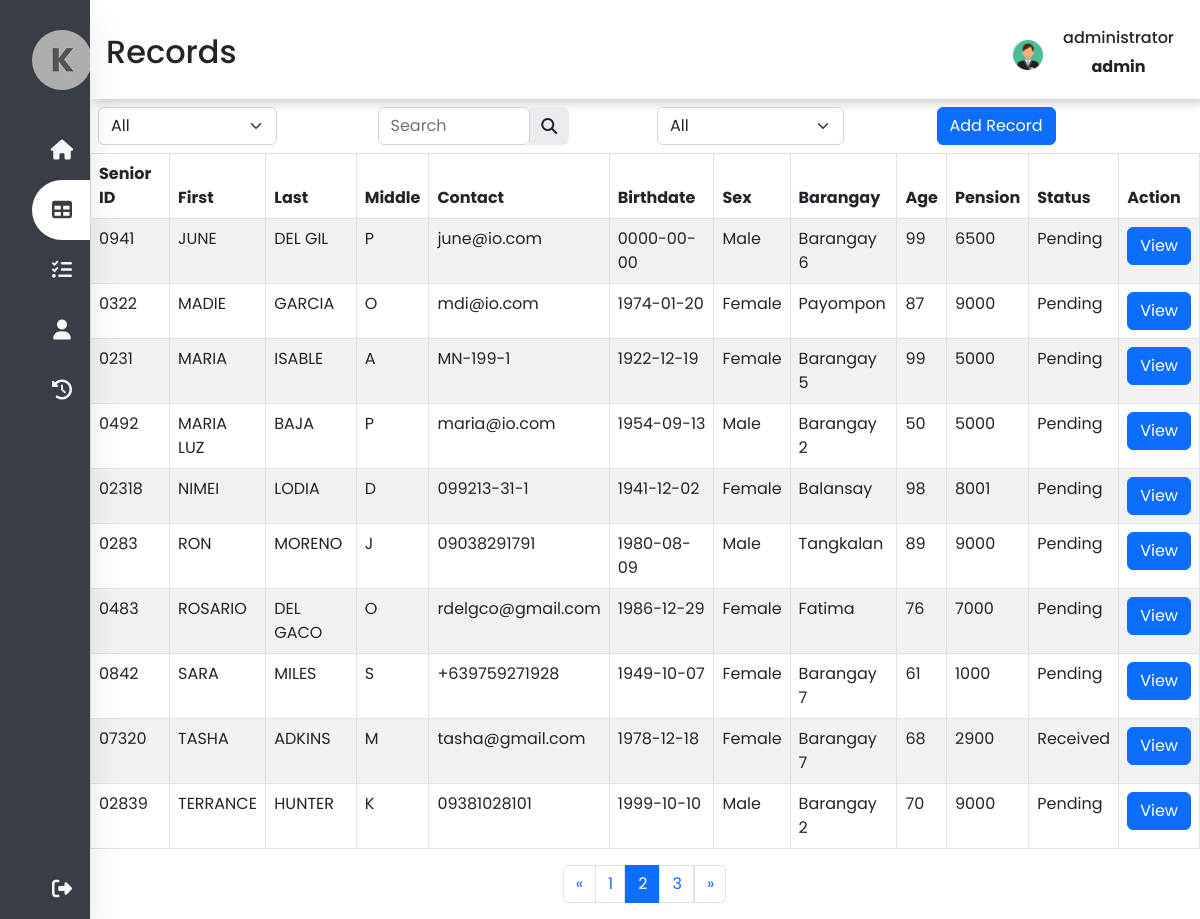
The page /deprecated/records.php?page=2 (signed in) on the database its author committed.
### tables this page shows
CREATE TABLE `tbl_records` (
  `id` int(11) NOT NULL,
  `fx_id` varchar(50) NOT NULL,
  `fx_firstname` varchar(50) NOT NULL,
  `fx_lastname` varchar(50) NOT NULL,
  `fx_middlename` varchar(50) NOT NULL,
  `fx_contact` varchar(150) NOT NULL,
  `fd_birthdate` date NOT NULL,
  `fx_gender` varchar(50) NOT NULL,
  `fx_barangay` varchar(150) NOT NULL,
  `fn_age` int(3) NOT NULL,
  `fn_pension` bigint(50) NOT NULL,
  `fn_status` varchar(50) NOT NULL,
  `life_status` varchar(150) NOT NULL
);

### deprecated/records.php (the view, shortened to what this page needs)
<?php
include('conn/connection.php');
$limit = isset($_SESSION['records-limit']) ? $_SESSION['records-limit'] : 10;
$page = isset($_GET['page']) ? $_GET['page'] : 1;
$paginationStart = ($page - 1) * $limit;
$records = $conn->query("SELECT * FROM tbl_records ORDER BY `tbl_records`.`fx_firstname` ASC LIMIT $paginationStart, $limit");
$allrecords = $records->fetch_all(MYSQLI_ASSOC);
$sql = $conn->query("SELECT count(id) AS id FROM tbl_records");
$custCount = $sql->fetch_all(MYSQLI_ASSOC);
$allRecrods = $custCount[0]['id'];
$totoalPages = ceil($allRecrods / $limit);
$prev = $page - 1;
$next = $page + 1;
if (isset($_SESSION['user_id']) && isset($_SESSION['user_name'])) {
?>
<!DOCTYPE html>
<html lang="en">
<head>
    <link href="https://cdn.jsdelivr.net/npm/bootstrap@5.2.2/dist/css/bootstrap.min.css" rel="stylesheet">
    <link rel="stylesheet" type="text/css" href="css/g_style.css">
    <link rel="stylesheet" type="text/css" href="css/records_style.css">
    <link rel="stylesheet" href="https://cdnjs.cloudflare.com/ajax/libs/font-awesome/6.2.0/css/all.min.css">
</head>
<body>
    <nav class="side-nav">
        <ul>
            <li>
                <a href="#" class="logo">
                    <img src="media/logo.jpg" alt="logo">
                </a>
            </li>
            <li><a href="dashboard.php" id="nav-list">
                    <i class="fas fa-home"></i>
                </a></li>
            <li><a href="#" class="active" id="nav-list">
                    <i class="fas fa-table"></i>
                </a></li>
            <li><a href="reports.php" id="nav-list">
                    <i class="fas fa-tasks"></i>
                </a></li>
            <li><a href="#" id="nav-list">
                    <i class="fas fa-user"></i>
                </a></li>
            <li><a href="activities.php" id="nav-list">
                    <i class="fas fa-solid fa-clock-rotate-left"></i>
                </a></li>
            <li><a href="function/logout.php" class="logout" id="nav-list">
                    <i class="fas fa-sign-out-alt"></i>
                </a></li>
        </ul>
    </nav>
    <div class="main-content">
        <header>
            <div class="header-title">
                <h2>
                    <label for="">
                        Records
                </h2>
            </div>
            <div class="user-wrapper">
                <img src="media/male.png" width="30px" height="30px" alt="user">
                <div>
                    <h6><span class="nav-item"><?php echo $_SESSION['user_name']; ?></span></h6>
                    <p><span class="nav-item"><?php echo $_SESSION['user_level']; ?></span></p>
                </div>
            </div>
        </header>
        <div class="container p-2">
            <div class="row" id="tbl_header">
                <div class="div-2 col-sm">
                    <select class="form-select" style="width: auto;">
                        <option>All</option>
                    </select>
                </div>
                <div class="div-1 col-sm">
                    <div class="input-group rounded w-75">
                        <input type="search" class="form-control rounded" placeholder="Search" aria-label="Search"
                            aria-describedby="search-addon" />
                        <span class="input-group-text border-0" id="search-addon">
                            <i class="fas fa-search"></i>
                        </span>
                    </div>
                </div>
                <div class="div-2.1 col-sm">
                    <select class="form-select" id="bselect" style="width: auto;">
                        <option>All</option>
                    </select>
                </div>
                <div class="div-3 col-sm">
                    <button type="button" class="btn btn-primary" data-bs-toggle="modal" data-bs-target="#myModal">Add
                        Record</button>
                </div>
            </div>
        </div>
        <div class="table-div t-1" id="container">
            <table id="datatable" class="table table-striped table-bordered">
                <thead>
                    <tr>
                        <th scope="col">Senior ID</th>
                        <th scope="col">First</th>
                        <th scope="col">Last</th>
                        <th scope="col">Middle</th>
                        <th scope="col">Contact</th>
                        <th scope="col">Birthdate</th>
                        <th scope="col">Sex</th>
                        <th scope="col">Barangay</th>
                        <th scope="col">Age</th>
                        <th scope="col">Pension</th>
                        <th scope="col">Status</th>
                        <th scope="col">Action</th>
                    </tr>
                </thead>
                <tbody>
                    <?php foreach($allrecords as $row) :  ?>
                    <tr>
                        <td id="sid"> <?php echo $row['fx_id']; ?> </td>
                        <td> <?php echo $row['fx_firstname']; ?> </td>
                        <td> <?php echo $row['fx_lastname']; ?> </td>
                        <td> <?php echo $row['fx_middlename']; ?> </td>
                        <td> <?php echo $row['fx_contact']; ?> </td>
                        <td> <?php echo $row['fd_birthdate']; ?> </td>
                        <td> <?php echo $row['fx_gender']; ?> </td>
                        <td> <?php echo $row['fx_barangay']; ?> </td>
                        <td> <?php echo $row['fn_age']; ?> </td>
                        <td> <?php echo $row['fn_pension']; ?> </td>
                        <td> <?php echo $row['fn_status']; ?> </td>
                        <td> <button id='<?php echo $row['fx_id']; ?>' class="view btn btn-primary"
                                style="width: auto;">View</button></td>
                    </tr>
                    <?php endforeach; ?>
                </tbody>
            </table>
        </div>
        <div class="d-flex justify-content-center">
            <ul class="pagination">
                <li class="page-item <?php if($page <= 1){ echo 'disabled'; } ?>">
                    <a class="page-link w-100"
                        href="<?php if($page <= 1){ echo '#'; } else { echo "?page=" . $prev; } ?>">
                        <span aria-hidden="true">&laquo;</span>
                    </a>
                </li>
                <?php for($i = 1; $i <= $totoalPages; $i++ ): ?>
                <li class="page-item <?php if($page == $i) {echo 'active'; } ?>">
                    <a class="page-link w-100" href="records.php?page=<?= $i; ?>"> <?= $i; ?> </a>
                </li>
                <?php endfor; ?>
                <li class="page-item <?php if($page >= $totoalPages) { echo 'disabled'; } ?>">
                    <a class="page-link w-100"
                        href="<?php if($page >= $totoalPages){ echo '#'; } else {echo "?page=". $next; } ?>">
                        <span aria-hidden="true">&raquo;</span>
                    </a>
                </li>
            </ul>
        </div>
    </div>
</body>
</html>
<?php
}else{
    header("Location: index.php");
    exit();
}
?>

### css/g_style.css (style rules this page uses)
:root { --main-color:#393E46; --secondary-color: #6D9886; --next-color: #F2E7D5; --last-color: #F7F7F7; --gray: #808080; }
* { margin: 0; padding: 0; outline: none; border: none; list-style: none; box-sizing: border-box; text-decoration: none; font-family: "Poppins", sans-serif; }
body { background: #fff; }
.side-nav { position: fixed; top: 0; bottom: 0; height: 100%; background: var(--main-color); width: 90px; z-index: 999; overflow: hidden; transition: width 0.2s linear; box-shadow: 0 20px 35px rgba(0, 0, 0, 0.1); }
.logo { text-align: center; display: flex; transition: all 0.5s ease; margin: 20px 0 20px -10px; }
.logo img { width: 60px; height: 60px; border-radius: 50%; }
a { position: relative; color: rgb(85, 83, 83); font-size: 14px; text-decoration: none; color: var(--last-color); display: table; width: 300px; padding: 10px; }
li i { position: relative; width: 40px; height: 40px; top: 10px; color: var(--last-color); font-size: 20px; text-align: center; }
.nav-item { position: relative; top: 12px; margin-left: 20px; }
li a.active { background: #fff; color: var(--main-color); border-radius: 30px 0 0 30px; }
a.active i { color: var(--main-color); }
.logout { position: absolute; bottom: 0; }
.main-content { padding: 0 0 0 90px; }
header { display: flex; justify-content: space-between; padding: 1rem; width: 100%; box-shadow: 4px 4px 10px rgba(0, 0, 0, 0.2); }
.header-title { transform: translateY(25%); }
.user-wrapper { display: flex; margin-right: 10px; align-items: center; }
.user-wrapper div p { text-align: center; font-weight: bold; }
.user-wrapper img { margin-top: 10px; }

### css/records_style.css (style rules this page uses)
:root { --main-color: #393E46; --secondary-color: #6D9886; --next-color: #F2E7D5; --last-color: #F7F7F7; --gray: #808080; }

### rows shown on the page
tbl_records: fx "0941", fx_firstname "JUNE", fx_lastname "DEL GIL", fx_middlename "P", fx_contact "june@io.com", fd_birthdate "0000-00-00", fx_gender "Male", fx_barangay "Barangay 6", fn_age "99", fn_pension "6500", fn_status "Pending"
tbl_records: fx "0322", fx_firstname "MADIE", fx_lastname "GARCIA", fx_middlename "O", fx_contact "mdi@io.com", fd_birthdate "1974-01-20", fx_gender "Female", fx_barangay "Payompon", fn_age "87", fn_pension "9000", fn_status "Pending"
tbl_records: fx "0231", fx_firstname "MARIA", fx_lastname "ISABLE", fx_middlename "A", fx_contact "MN-199-1", fd_birthdate "1922-12-19", fx_gender "Female", fx_barangay "Barangay 5", fn_age "99", fn_pension "5000", fn_status "Pending"
tbl_records: fx "0492", fx_firstname "MARIA LUZ", fx_lastname "BAJA", fx_middlename "P", fx_contact "maria@io.com", fd_birthdate "1954-09-13", fx_gender "Male", fx_barangay "Barangay 2", fn_age "50", fn_pension "5000", fn_status "Pending"
tbl_records: fx "02318", fx_firstname "NIMEI", fx_lastname "LODIA", fx_middlename "D", fx_contact "099213-31-1", fd_birthdate "1941-12-02", fx_gender "Female", fx_barangay "Balansay", fn_age "98", fn_pension "8001", fn_status "Pending"
tbl_records: fx "0283", fx_firstname "RON", fx_lastname "MORENO", fx_middlename "J", fx_contact "09038291791", fd_birthdate "1980-08-09", fx_gender "Male", fx_barangay "Tangkalan", fn_age "89", fn_pension "9000", fn_status "Pending"
tbl_records: fx "0483", fx_firstname "ROSARIO", fx_lastname "DEL GACO", fx_middlename "O", fx_contact "rdelgco@gmail.com", fd_birthdate "1986-12-29", fx_gender "Female", fx_barangay "Fatima", fn_age "76", fn_pension "7000", fn_status "Pending"
tbl_records: fx "0842", fx_firstname "SARA", fx_lastname "MILES", fx_middlename "S", fx_contact "+639759271928", fd_birthdate "1949-10-07", fx_gender "Female", fx_barangay "Barangay 7", fn_age "61", fn_pension "1000", fn_status "Pending"
tbl_records: fx "07320", fx_firstname "TASHA", fx_lastname "ADKINS", fx_middlename "M", fx_contact "tasha@gmail.com", fd_birthdate "1978-12-18", fx_gender "Female", fx_barangay "Barangay 7", fn_age "68", fn_pension "2900", fn_status "Received"
tbl_records: fx "02839", fx_firstname "TERRANCE", fx_lastname "HUNTER", fx_middlename "K", fx_contact "09381028101", fd_birthdate "1999-10-10", fx_gender "Male", fx_barangay "Barangay 2", fn_age "70", fn_pension "9000", fn_status "Pending"

### other values the page prints
$_SESSION['user_name'] "administrator"
$_SESSION['user_level'] "admin"
